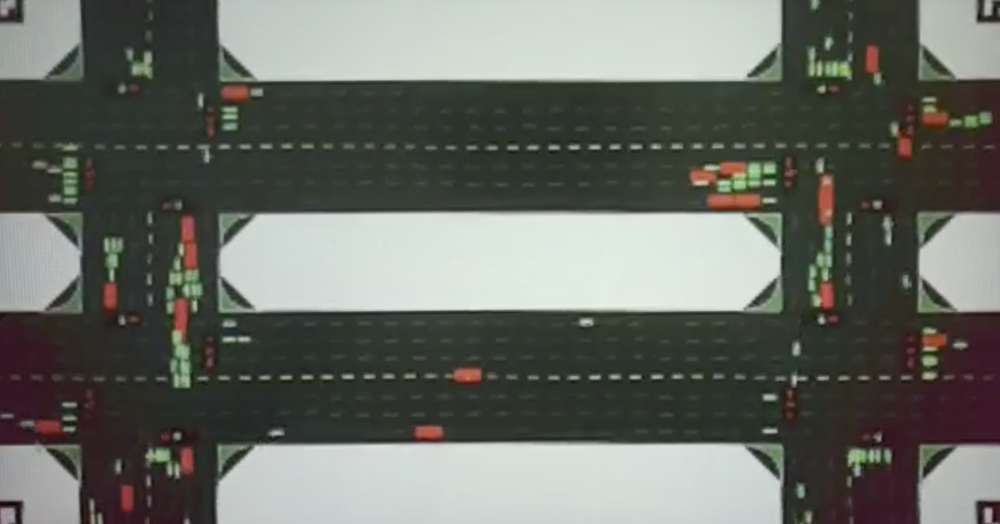
#> input picture Count_Vehicle-car_dif_bike/sample_img/phase1/phase1_output.png, 1000 x 524 px, shrunk from 1970 x 1032 before the run
$ jupyter execute tmp.ipynb
#> lines starting #> are read from the running program, lines starting #| are printed output that depends on the picture
[cell 1]
import cv2
import matplotlib.pyplot as plt
import numpy as np

# 1. Đọc ảnh
image_path = 'sample_img/phase1/phase1_output.png' # Thay đổi đường dẫn ảnh tại đây
img = cv2.imread(image_path)
#> img is the input picture: shape (524, 1000, 3); mean B, G, R 101, 108, 104.8

if img is None:
    print("Không thể đọc ảnh. Vui lòng kiểm tra lại đường dẫn.")
else:
    # OpenCV đọc ảnh theo thứ tự BGR, cần chuyển sang RGB để hiển thị đúng màu
    # img = cv2.cvtColor(img, cv2.COLOR_BGR2RGB)

    # 2. Định nghĩa các kênh màu và màu sắc tương ứng để vẽ
    colors = ('b', 'g', 'r') # B, G, R

    plt.figure(figsize=(10, 6))
    plt.title("Histogram Màu (RGB)")
    plt.xlabel("Mức cường độ sáng (Bin)")
    plt.ylabel("Số lượng pixel")

    # 3. Tính toán và vẽ histogram cho từng kênh
    for i, col in enumerate(colors):
        # cv2.calcHist([image], channels, mask, histSize, ranges)
        hist = cv2.calcHist([img], [i], None, [256], [0, 256])
        plt.plot(hist, color=col, label=f'Kênh {col.upper()}')
        plt.xlim([0, 256])

    plt.legend()
    plt.grid(True)
    plt.show()
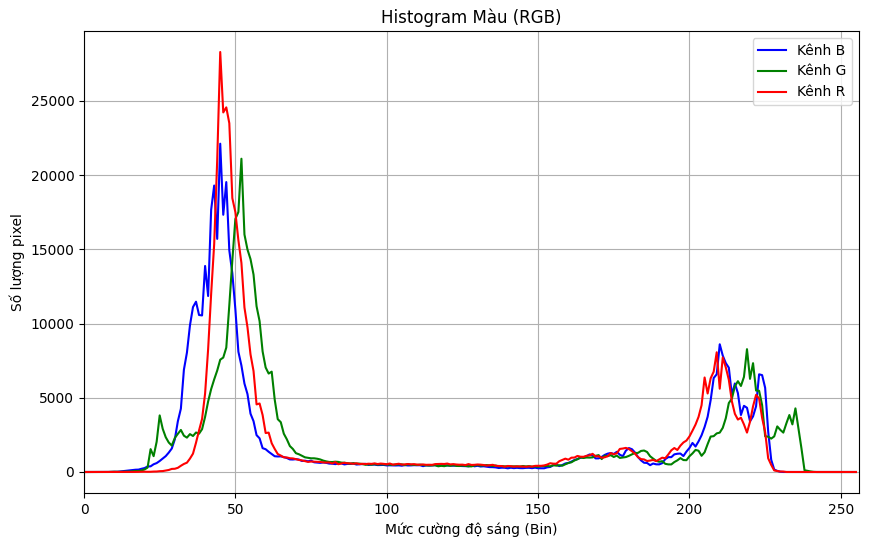
#> figure drawn by matplotlib, 1 panel; curve peaks at x = 45, y = 22111; curve peaks at x = 52, y = 21099; curve peaks at x = 45, y = 28287

[cell 2]
import json

# Load ROIs from the JSON file
with open('lane_rois.json', 'r') as f:
#> (reads Count_Vehicle-car_dif_bike/lane_rois.json from the repository)
    rois = json.load(f)

# Load the image
image_path = 'sample_img/phase2/phase2_masked_lanes.png'
img = cv2.imread(image_path)
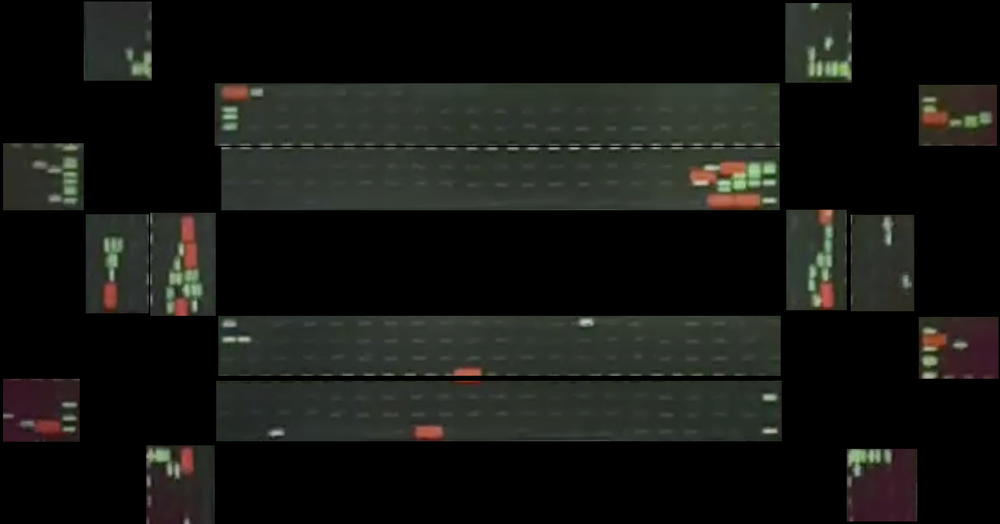
#> input picture Count_Vehicle-car_dif_bike/sample_img/phase2/phase2_masked_lanes.png, 1000 x 524 px, shrunk from 1970 x 1032 before the run
#> img is the input picture: shape (524, 1000, 3); mean B, G, R 19.5, 22.8, 21.7
    # Convert image to grayscale
gray_img = cv2.cvtColor(img, cv2.COLOR_BGR2GRAY)
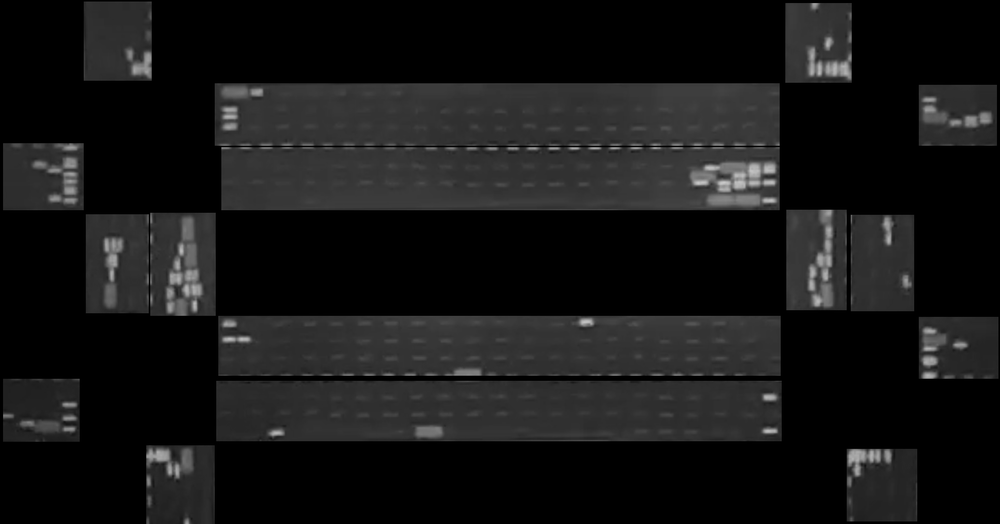
#> gray_img: shape (524, 1000); min 0, max 201, mean 22.1

# Create a figure to hold all the histograms
num_rois = len(rois)
cols = 4  # Number of columns for subplots
rows = (num_rois + cols - 1) // cols
fig, axes = plt.subplots(rows, cols, figsize=(15, rows * 4))
axes = axes.flatten() # Flatten the 2D array of axes

for i, (x, y, w, h) in enumerate(rois):
    # Crop the ROI from the grayscale image
    roi_gray = gray_img[y:y+h, x:x+w]

    if roi_gray.size == 0:
        print(f"ROI {i+1} is empty. Skipping.")
        continue

    # Calculate histogram for the ROI
    hist = cv2.calcHist([roi_gray], [0], None, [256], [0, 256])

    # Plot the histogram on the i-th subplot
    ax = axes[i]
    ax.plot(hist, color='black')
    ax.set_title(f'Histogram for ROI {i+1}')
    ax.set_xlabel('Intensity')
    ax.set_ylabel('Pixel Count')
    ax.set_xlim([0, 256])
    ax.grid(True)
#> this loop made 16 passes
#> pass 1, `roi_gray = gray_img[y:y+h, x:x+w]`:
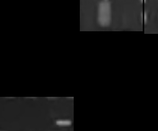
#> roi_gray: shape (131, 158); min 0, max 151, mean 10.9
#> pass 2, `roi_gray = gray_img[y:y+h, x:x+w]`:
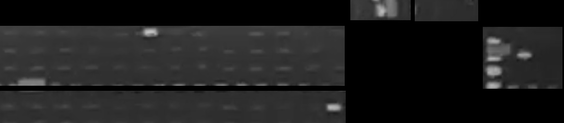
#> roi_gray: shape (123, 564); min 0, max 194, mean 30.3

    # Hide any unused subplots
    # for j in range(i + 1, len(axes)):
    #     axes[j].set_visible(False)

plt.tight_layout()
# plt.show()
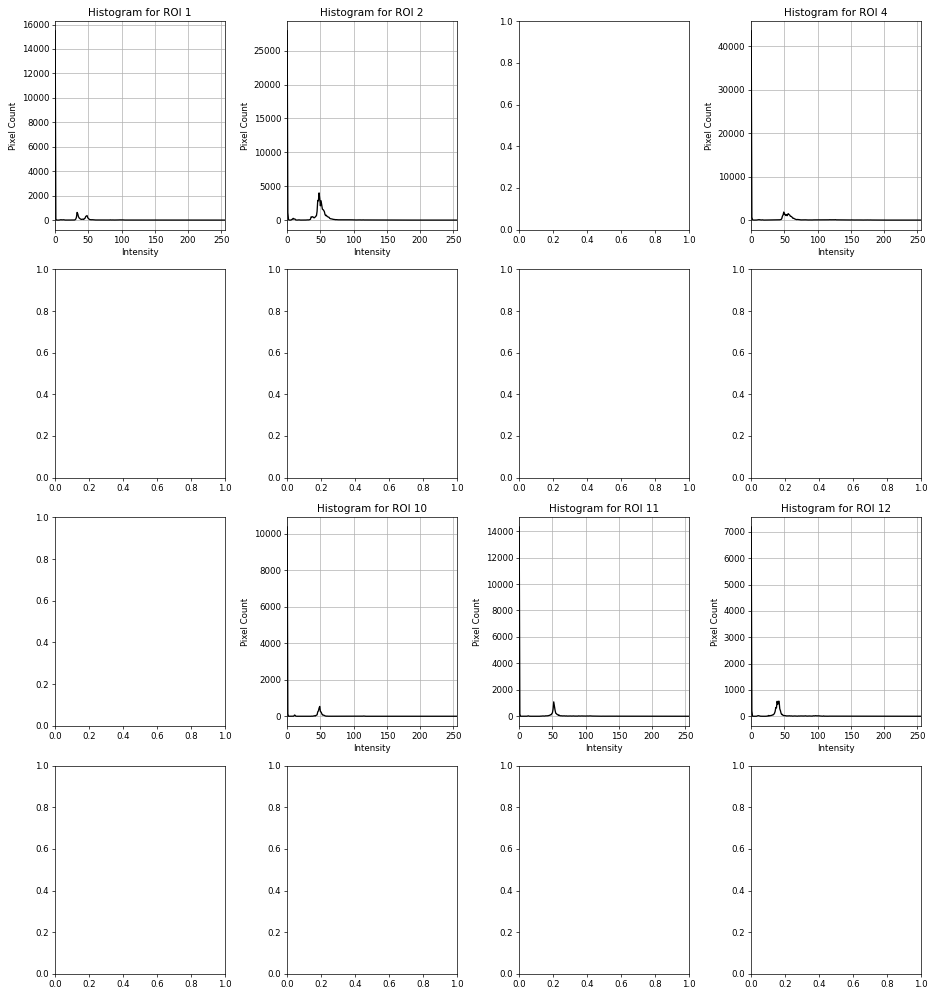
#> figure drawn by matplotlib, 6 panels; panel 1: curve peaks at x = 0, y = 15488; panel 2: curve peaks at x = 0, y = 27943; panel 3: curve peaks at x = 0, y = 43530; panel 4: curve peaks at x = 0, y = 10368

[cell 3]
# Load the image
image_path = 'sample_img/phase2/phase2_masked_lanes.png'
img_bgr = cv2.imread(image_path)

if img_bgr is None:
    print(f"Could not read image from {image_path}")
else:
    # Dictionary of color spaces and their conversion codes from BGR
    color_spaces = {
        'BGR': None,  # Original, no conversion needed
        'RGB': cv2.COLOR_BGR2RGB,
        'HSV': cv2.COLOR_BGR2HSV,
        'HLS': cv2.COLOR_BGR2HLS,
        'YCrCb': cv2.COLOR_BGR2YCrCb,
        'Lab': cv2.COLOR_BGR2Lab,
        'GRAY': cv2.COLOR_BGR2GRAY
    }

    for name, code in color_spaces.items():
        plt.figure(figsize=(8, 6))

        if code is not None:
            # Convert the image
            converted_img = cv2.cvtColor(img_bgr, code)
        else:
            # This is for the original BGR image
            converted_img = img_bgr.copy()

        # Display the image
        # For single-channel images like GRAY, we need a colormap.
        # For multi-channel images, matplotlib expects RGB, so we handle BGR and others.
        if name == 'GRAY':
            plt.imshow(converted_img, cmap='gray')
        elif name == 'BGR':
             # Matplotlib expects RGB, so we convert BGR to RGB for display
            plt.imshow(cv2.cvtColor(converted_img, cv2.COLOR_BGR2RGB))
        else:
            plt.imshow(converted_img)

        plt.title(f'Image in {name} color space')
        plt.axis('off') # Hide axes
        plt.show()
